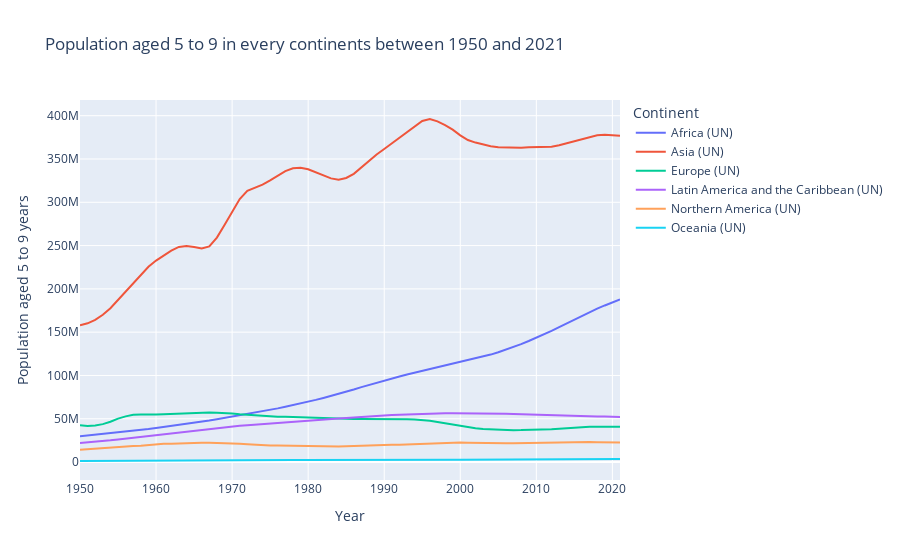

This figure's notebook cell:
### Markdown cell above
## 2.3: Population aged 5 and 9 years

### Code cell
# Filter the DataFrame to select data related to other continents
continents_data = filtered_pop[~filtered_pop['Continents and World'].isin(['World'])]

# Columns to include in the plot
columns_to_plot = ['Population aged 5 to 9 years']

# Create an interactive line plot with multiple curves using Plotly Express
fig = px.line(continents_data, x='Year', y='Population aged 5 to 9 years', color='Continents and World', 
              title='Population aged 5 to 9 in every continents between 1950 and 2021', 
              labels={'value': 'Population', 'Year': 'Year', 'Continents and World': 'Continent'})

# Show the interactive line plot
fig.show()
